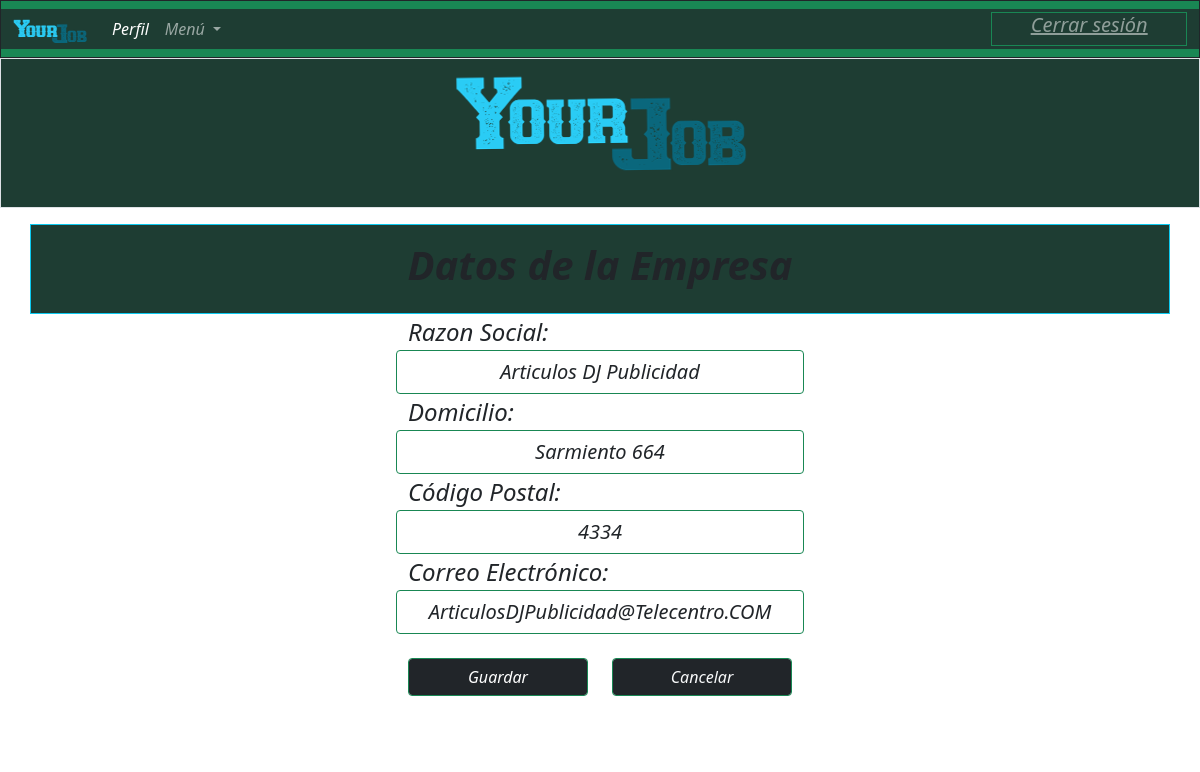
The app's page /fdatosempresa.php (signed in) with its own data.
### tables this page shows
CREATE TABLE IF NOT EXISTS `empresa` (
  `Cuit` varchar(30) NOT NULL,
  `Apellido_Apoderado` varchar(30) DEFAULT NULL,
  `Num_DNI_Apoderado` int(10) DEFAULT NULL,
  `Razon_Social` varchar(100) DEFAULT NULL,
  `FC_Inicio_Actividades` date DEFAULT NULL,
  `Domicilio` varchar(100) DEFAULT NULL,
  `Cd_postal` int(4) DEFAULT NULL,
  `Rubro` varchar(30) DEFAULT NULL,
  `Tel_Contacto` varchar(10) DEFAULT NULL,
  `Email` varchar(100) DEFAULT NULL,
  `Nombre_Apoderado` varchar(30) DEFAULT NULL,
  PRIMARY KEY (`Cuit`)
);

### dbcon.php (called while the page is built, shortened)
<?php
function cunsultadb($consulta)
    {
        $servername = "localhost";
        $username = "bot";
        $password = "f4ideEb85YrUIXuU";
        $dbname = "bolsatrabajo";
        $conn = new mysqli($servername, $username, $password, $dbname);
        $conn->query("SET NAMES 'utf8'");
        $resultado = $conn->query($consulta);
        $respfila="0";
        if (!empty($resultado))
        {
            while($fila = $resultado->fetch_assoc())
            {
                $respfila=$fila;
            }
        }
        return $respfila;
    }
 ?>

### fdatosempresa.php (the view, shortened to what this page needs)
<?php
require __DIR__ . '/dbcon.php';
require __DIR__ . '/encabezadoe.php';
$Razon_Social="";
$Domicilio="";
$Cd_postal="";
$Email="";
$Cuit=$_SESSION['id'];
$consulta = "SELECT * FROM `empresa` WHERE `Cuit`='$Cuit'";
$resultado = cunsultadb($consulta);
if ($resultado=="0"){
     echo"<h3 class='text-center text-dark'> Cargue los campos vacíos</h3>";
}
else{
    if ($resultado!="0"){
        $Razon_Social=$resultado['Razon_Social'];
        $Domicilio=$resultado['Domicilio'];
        $Cd_postal=$resultado['Cd_postal'];
        $Email=$resultado['Email'];
    }
}
?>
<div class="container border border-info bg-success fst-italic">
    <div class="row bg-dark bg-opacity-75 text-dark">
        <h1 class="p-3 mb-2  text-dark   text-center fw-bold  fst-italic"> Datos de la Empresa </h1>
    </div>
</div>
<form class="formulario bg-white fst-italic " action="submitformempresa.php" method="POST">
    <div class="row">
        <div class="col-sm-4"></div>
        <div class="col-sm-4">
            <div class="row">
                <label class="font-weight-bold fs-4 fst-italic" for="Razon_Social">Razon Social:</label><br>
                <input type="text" required  placeholder="Ingrese Razon Social" class="form-control border border-success fst-italic text-center  fs-5" id="Razon_Social" name="Razon_Social" value= "<?php echo $Razon_Social?>" ><br>
            </div>
            <div class="row">
                <label class="font-weight-bold fs-4 fst-italic" for="Domicilio">Domicilio:</label><br>
                <input type="text" required  placeholder="Ingrese Domicilio" class="form-control border border-success fst-italic text-center  fs-5" id="Domicilio" name="Domicilio" value="<?php echo $Domicilio?>"><br>
            </div>
            <div class="row">
                <label class="font-weight-bold fs-4 fst-italic" for="Cd_postal">Código Postal:</label><br>
                <input type="text" required  placeholder="Ingrese Código Postal" class="form-control border border-success fst-italic text-center  fs-5" id="Cd_postal" name="Cd_postal" value="<?php echo $Cd_postal?>"><br>
            </div>
            <div class="row">
                <label class="font-weight-bold fs-4 fst-italic" for="Email">Correo Electrónico:</label><br>
                <input type="text" required  placeholder="Ingrese Correo Elctrónico" class="form-control border border-success fst-italic text-center  fs-5" id="Email" name="Email" value="<?php echo $Email?>"><br>
            </div>
        </div>
        <div class="col-sm-4"></div>
    </div><br>
<div class="row">
    <div class="col-sm-4"></div>
    <div class="col-sm-4">
        <div class="row">
            <div class="col-sm-6">
            <input type="submit" class=" form-control btn btn-dark centroventana border border-success fst-italic" value="Guardar">
            </div>
            <div class="col-sm-6">
            <button class=" form-control btn btn-dark centroventana border border-success fst-italic" ><a class=" text-decoration-none text-light" href="inicioempresa?ms=ini.php">Cancelar</a></button>
            </div>
        </div>
    </div>
    <div class="col-sm-4"></div>
</div>
    <label for="Cuit" hidden >Cuit :</label><br>
    <input type="number" hidden required id="Cuit" name="Cuit" value="<?php echo $Cuit?>"><br>
</form>

### records on screen
empresa: Razon_Social "Articulos DJ Publicidad", Domicilio "Sarmiento 664", Cd_postal "4334", Email "ArticulosDJPublicidad@Telecentro.COM"
